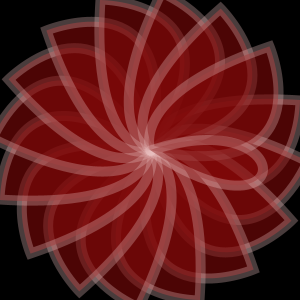
Frame 1 (no input)
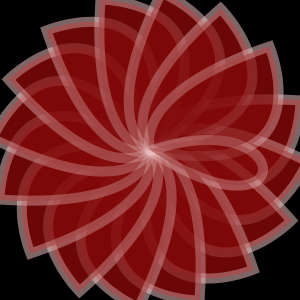
Frame 2 (the mouse pressed at the canvas centre, redrawn once)

The Processing sketch that drew these frames (run headless with seeded random() and noise(); the mouse was pressed at the canvas centre and the sketch redrawn once):

// Processing sketch: processing_163733
// ── processing_163733.pde

void setup () {
  size (300, 300);
  background (0);
  smooth ();
  noLoop ();
}
void draw () {
drawPetal (0, 0, 0, -60, 150, -50, 150, 100, 40, 10 );
}

void drawPetal (int vx1, int vy1, int cx2, int cy2, int vx2, int vy2, int cx4, int cy4, int bright, int weight) {
  translate (150, 150);
  strokeWeight (weight);
  stroke (232, 192, 191, bright *2);
  fill (129, 8, 8, 150);
  beginShape ();
vertex (0, 0);
bezierVertex (vx1, vy1, cx2, cy2, vx2, vy2);
bezierVertex (vx2, vy2, cx4, cy4, vx1, vy1);
endShape ();
beginShape ();
rotate (PI/8);

vertex (vx1, vy1);
bezierVertex (vx1, vy1, cx2, cy2, vx2, vy2);
bezierVertex (vx2, vy2, cx4, cy4, vx1, vy1);
endShape ();
rotate (PI/8);
beginShape ();
vertex (vx1, vy1);
bezierVertex (vx1, vy1, cx2, cy2, vx2, vy2);
bezierVertex (vx2, vy2, cx4, cy4, vx1, vy1);
endShape ();
rotate (PI/8);
beginShape ();
vertex (vx1, vy1);
bezierVertex (vx1, vy1, cx2, cy2, vx2, vy2);
bezierVertex (vx2, vy2, cx4, cy4, vx1, vy1);
endShape ();
rotate (PI/8);
beginShape ();
vertex (vx1, vy1);
bezierVertex (vx1, vy1, cx2, cy2, vx2, vy2);
bezierVertex (vx2, vy2, cx4, cy4, vx1, vy1);
endShape ();
rotate (PI/8);
beginShape ();
vertex (vx1, vy1);
bezierVertex (vx1, vy1, cx2, cy2, vx2, vy2);
bezierVertex (vx2, vy2, cx4, cy4, vx1, vy1);
endShape ();
rotate (PI/8);
beginShape ();
vertex (vx1, vy1);
bezierVertex (vx1, vy1, cx2, cy2, vx2, vy2);
bezierVertex (vx2, vy2, cx4, cy4, vx1, vy1);
endShape ();
rotate (PI/8);
beginShape ();
vertex (vx1, vy1);
bezierVertex (vx1, vy1, cx2, cy2, vx2, vy2);
bezierVertex (vx2, vy2, cx4, cy4, vx1, vy1);
endShape ();
rotate (PI/8);
beginShape ();
vertex (vx1, vy1);
bezierVertex (vx1, vy1, cx2, cy2, vx2, vy2);
bezierVertex (vx2, vy2, cx4, cy4, vx1, vy1);
endShape ();
rotate (PI/8);
beginShape ();
vertex (vx1, vy1);
bezierVertex (vx1, vy1, cx2, cy2, vx2, vy2);
bezierVertex (vx2, vy2, cx4, cy4, vx1, vy1);
endShape ();
rotate (PI/8);
beginShape ();
vertex (vx1, vy1);
bezierVertex (vx1, vy1, cx2, cy2, vx2, vy2);
bezierVertex (vx2, vy2, cx4, cy4, vx1, vy1);
endShape ();
rotate (PI/8);
beginShape ();
vertex (vx1, vy1);
bezierVertex (vx1, vy1, cx2, cy2, vx2, vy2);
bezierVertex (vx2, vy2, cx4, cy4, vx1, vy1);
endShape ();
rotate (PI/8);
beginShape ();
vertex (vx1, vy1);
bezierVertex (vx1, vy1, cx2, cy2, vx2, vy2);
bezierVertex (vx2, vy2, cx4, cy4, vx1, vy1);
endShape ();
rotate (PI/8);
beginShape ();
vertex (vx1, vy1);
bezierVertex (vx1, vy1, cx2, cy2, vx2, vy2);
bezierVertex (vx2, vy2, cx4, cy4, vx1, vy1);
endShape ();
rotate (PI/8);
beginShape ();
vertex (vx1, vy1);
bezierVertex (vx1, vy1, cx2, cy2, vx2, vy2);
bezierVertex (vx2, vy2, cx4, cy4, vx1, vy1);
endShape ();
rotate (PI/8);
beginShape ();
vertex (vx1, vy1);
bezierVertex (vx1, vy1, cx2, cy2, vx2, vy2);
bezierVertex (vx2, vy2, cx4, cy4, vx1, vy1);
endShape ();
rotate (PI/8);
beginShape ();
vertex (vx1, vy1);
bezierVertex (vx2, vy2, cx4, cy4, vx1, vy1);
endShape ();
}
